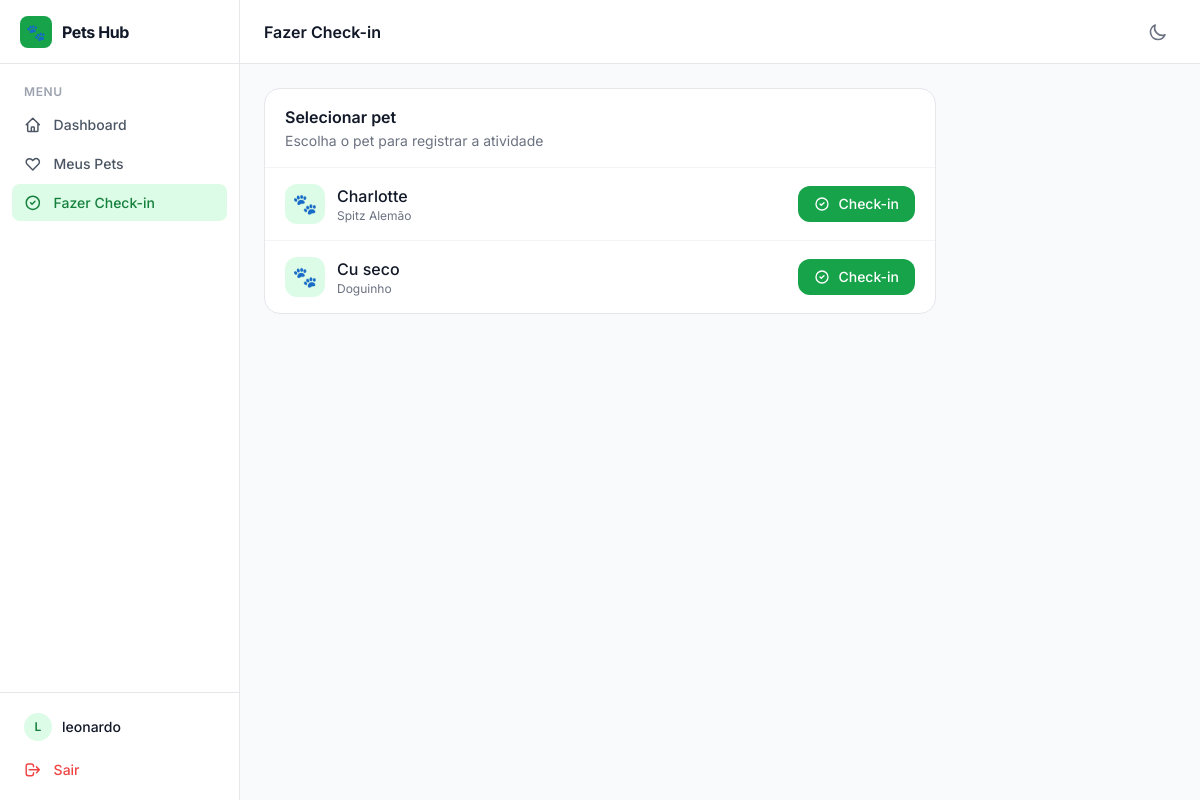
Page /checkin/ (signed in) on the committed database.
### core/models.py (models this page shows, shortened)
class Pet(models.Model):
    name = models.CharField(max_length=120)
    species = models.CharField(max_length=80, blank=True)
    birth_date = models.DateField(blank=True, null=True)
    owners = models.ManyToManyField(settings.AUTH_USER_MODEL, related_name='pets')
    created_at = models.DateTimeField(default=timezone.now)
    class Meta:
        ordering = ['name']

### core/views.py (the view)
# urls.py: path('checkin/', views.checkin_select_pet_view, name='checkin_select_pet'),
@login_required
def checkin_select_pet_view(request):
    pets = request.user.pets.order_by('name').all()
    return render(request, 'core/checkin_select_pet.html', {'pets': pets})

### core/templates/core/checkin_select_pet.html (shortened to what this page needs)
{% extends 'core/base.html' %}
{% block page_title %}Fazer Check-in{% endblock %}
{% block content %}
<div class="max-w-2xl">
  <div class="bg-white dark:bg-gray-900 rounded-2xl border border-gray-200 dark:border-gray-800 overflow-hidden">
    <div class="px-5 py-4 border-b border-gray-100 dark:border-gray-800">
      <h2 class="font-semibold text-gray-900 dark:text-white">Selecionar pet</h2>
      <p class="text-sm text-gray-500 dark:text-gray-400 mt-0.5">Escolha o pet para registrar a atividade</p>
    </div>
    {% if pets %}
    <div class="divide-y divide-gray-100 dark:divide-gray-800">
      {% for pet in pets %}
      <div class="flex items-center justify-between px-5 py-4 hover:bg-gray-50 dark:hover:bg-gray-800/40 transition-colors">
        <div class="flex items-center gap-3">
          <div class="w-10 h-10 rounded-xl bg-brand-100 dark:bg-brand-900/40 flex items-center justify-center text-xl shrink-0">
            {% if pet.species|lower == 'gato' or pet.species|lower == 'cat' %}🐱
            {% elif pet.species|lower == 'cachorro' or pet.species|lower == 'dog' %}🐶
            {% elif pet.species|lower == 'pássaro' or pet.species|lower == 'bird' %}🐦
            {% elif pet.species|lower == 'coelho' or pet.species|lower == 'rabbit' %}🐰
            {% else %}🐾{% endif %}
          </div>
          <div>
            <p class="font-medium text-gray-900 dark:text-white">{{ pet.name }}</p>
            <p class="text-xs text-gray-500 dark:text-gray-400">{{ pet.species|default:'Espécie não informada' }}</p>
          </div>
        </div>
        <a href="{% url 'checkin_create' pet_id=pet.pk %}"
           class="inline-flex items-center gap-2 bg-brand-600 hover:bg-brand-700 text-white text-sm font-medium px-4 py-2 rounded-xl transition-colors">
          <svg class="w-4 h-4" fill="none" stroke="currentColor" viewBox="0 0 24 24">
            <path stroke-linecap="round" stroke-linejoin="round" stroke-width="2" d="M9 12l2 2 4-4m6 2a9 9 0 11-18 0 9 9 0 0118 0z"/>
          </svg>
          Check-in
        </a>
      </div>
      {% endfor %}
    </div>
    {% endif %}
  </div>
</div>
{% endblock %}

### core/templates/core/base.html (shortened to what this page needs)
{% load static %}
<!DOCTYPE html>
<html lang="pt-br" class="h-full">
<head>
  <script src="https://cdn.tailwindcss.com"></script>
</head>
<body class="h-full bg-gray-50 dark:bg-gray-950 font-sans antialiased" id="app-body">
  <div class="flex h-full min-h-screen">
    <aside id="sidebar"
      class="fixed inset-y-0 left-0 z-30 w-60 flex flex-col bg-white dark:bg-gray-900 border-r border-gray-200 dark:border-gray-800
             transform -translate-x-full transition-transform duration-300 ease-in-out
             lg:relative lg:translate-x-0 lg:flex shrink-0">
      <div class="flex items-center gap-2.5 px-5 h-16 border-b border-gray-200 dark:border-gray-800 shrink-0">
        <div class="w-8 h-8 rounded-lg bg-brand-600 flex items-center justify-center text-base shrink-0">🐾</div>
        <a href="{% url 'dashboard' %}" class="text-gray-900 dark:text-white font-bold text-base tracking-tight">Pets Hub</a>
      </div>
      <nav class="flex-1 px-3 py-3 space-y-0.5 overflow-y-auto">
        {% if user.is_authenticated %}
          <p class="px-3 pt-2 pb-1 text-xs font-semibold text-gray-400 dark:text-gray-500 uppercase tracking-wider">Menu</p>
          <a href="{% url 'dashboard' %}"
             class="sidebar-link {% if request.resolver_match.url_name == 'dashboard' %}active{% endif %}">
            Dashboard
          </a>
          <a href="{% url 'pet_list' %}"
             class="sidebar-link {% if request.resolver_match.url_name == 'pet_list' %}active{% endif %}">
            <svg style="width:1.1rem;height:1.1rem" class="shrink-0" fill="none" stroke="currentColor" viewBox="0 0 24 24">
              <path stroke-linecap="round" stroke-linejoin="round" stroke-width="2"
                d="M4.318 6.318a4.5 4.5 0 000 6.364L12 20.364l7.682-7.682a4.5 4.5 0 00-6.364-6.364L12 7.636l-1.318-1.318a4.5 4.5 0 00-6.364 0z"/>
            </svg>
            Meus Pets
          </a>
          <a href="{% url 'checkin_select_pet' %}"
             class="sidebar-link {% if request.resolver_match.url_name == 'checkin_select_pet' %}active{% endif %}">
            <svg style="width:1.1rem;height:1.1rem" class="shrink-0" fill="none" stroke="currentColor" viewBox="0 0 24 24">
              <path stroke-linecap="round" stroke-linejoin="round" stroke-width="2"
                d="M9 12l2 2 4-4m6 2a9 9 0 11-18 0 9 9 0 0118 0z"/>
            </svg>
            Fazer Check-in
          </a>
        {% endif %}
      </nav>
      {% if user.is_authenticated %}
      <div class="px-3 py-3 border-t border-gray-200 dark:border-gray-800">
        <div class="flex items-center gap-2.5 px-3 py-2 rounded-lg mb-0.5">
          <div class="w-7 h-7 rounded-full bg-brand-100 dark:bg-brand-900/50 flex items-center justify-center text-brand-700 dark:text-brand-300 font-semibold text-xs shrink-0">
            {{ user.username|first|upper }}
          </div>
          <div class="flex-1 min-w-0">
            <p class="text-gray-900 dark:text-white text-sm font-medium truncate">{{ user.username }}</p>
          </div>
        </div>
        <a href="{% url 'logout' %}"
           style="color:#ef4444"
           class="sidebar-link hover:bg-red-50 dark:hover:bg-red-900/20">
          <svg style="width:1.1rem;height:1.1rem;color:inherit" class="shrink-0" fill="none" stroke="currentColor" viewBox="0 0 24 24">
            <path stroke-linecap="round" stroke-linejoin="round" stroke-width="2"
              d="M17 16l4-4m0 0l-4-4m4 4H7m6 4v1a3 3 0 01-3 3H6a3 3 0 01-3-3V7a3 3 0 013-3h4a3 3 0 013 3v1"/>
          </svg>
          Sair
        </a>
      </div>
      {% endif %}
    </aside>
    <div class="flex-1 flex flex-col min-w-0 overflow-hidden">
      <header class="sticky top-0 z-10 bg-white dark:bg-gray-900 border-b border-gray-200 dark:border-gray-800 px-4 lg:px-6 h-16 flex items-center gap-4 shrink-0">
        <div class="flex-1">
          <h1 class="text-gray-900 dark:text-white font-semibold text-base">{% block page_title %}{% endblock %}</h1>
        </div>
        <button id="theme-toggle" onclick="toggleTheme()"
          class="p-2 rounded-lg text-gray-500 dark:text-gray-400 hover:bg-gray-100 dark:hover:bg-gray-800 transition-colors"
          aria-label="Alternar modo escuro">
          <svg id="icon-moon" class="w-5 h-5 dark:hidden" fill="none" stroke="currentColor" viewBox="0 0 24 24">
            <path stroke-linecap="round" stroke-linejoin="round" stroke-width="2"
              d="M20.354 15.354A9 9 0 018.646 3.646 9.003 9.003 0 0012 21a9.003 9.003 0 008.354-5.646z"/>
          </svg>
        </button>
      </header>
      <main class="flex-1 overflow-y-auto p-4 lg:p-6">
        {% block content %}{% endblock %}
      </main>
    </div>
  </div>
</body>
</html>

### core/templates/core/base.html (style rules this page uses)
.sidebar-link { display: flex; align-items: center; gap: 0.75rem; padding: 0.5rem 0.75rem; border-radius: 0.5rem; font-size: 0.875rem; font-weight: 500; transition: background 0.15s, color 0.15s; color: #4b5563; }
.sidebar-link.active { background: #dcfce7; color: #15803d; }

### rows in the picture
Pet: name "Charlotte", species "Spitz Alemão"
Pet: name "Cu seco", species "Doguinho"

### other values in the picture
{{ user.username|first|upper }} "L"
{{ user.username }} "leonardo"
